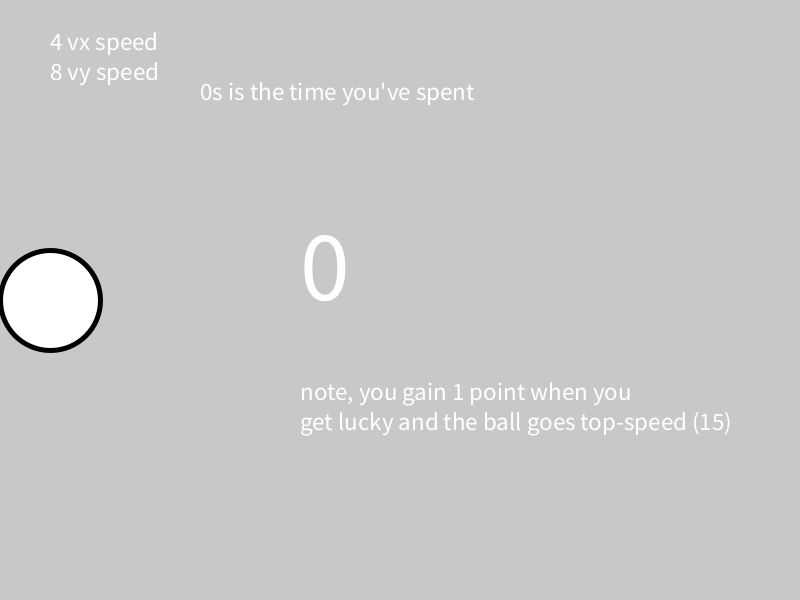
Frame 1 (no input)
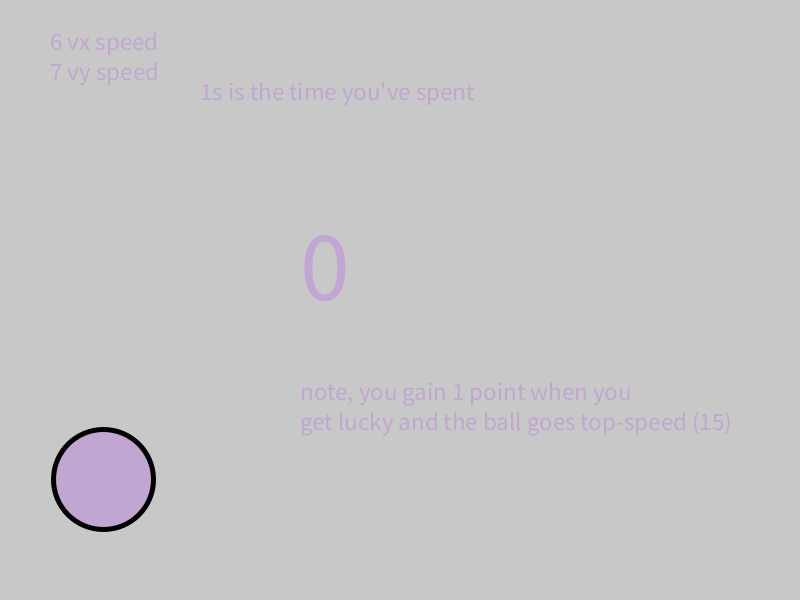
Frame 60 (the mouse pressed at the canvas centre just before this capture)
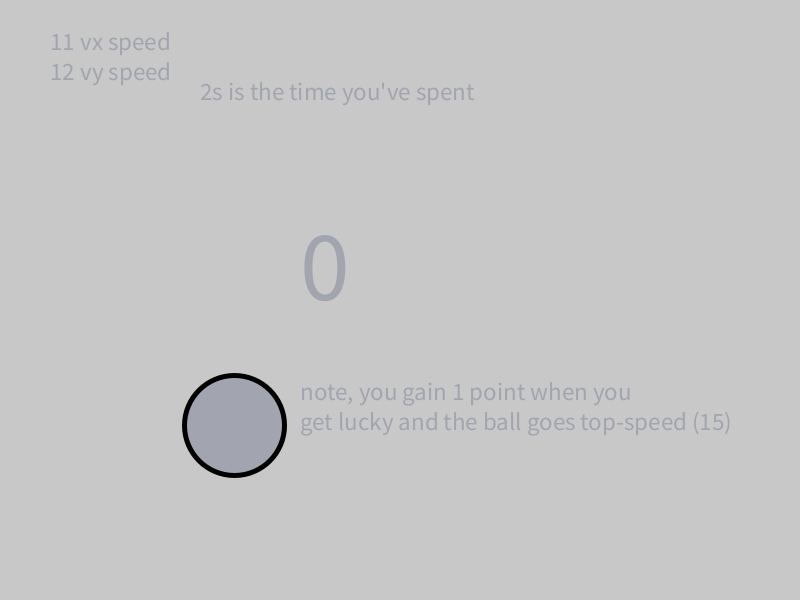
Frame 120 (the mouse held since frame 60 and released just before this capture)

The Processing sketch that drew these frames (run headless with seeded random() and noise(); from frame 60 on, the mouse is pressed at the canvas centre):

// Processing sketch: LuckTestGameV2
// ── LuckTestGameV2.pde
//Cheng Cheng
//Programming 11 2-1
//Feb 20
int x, vx, score;
int y, vy,timeCount;
void setup() {
  size(800, 600);
  pixelDensity(1);
  x = 50;
  y = 300;
  vx=4;
  vy=8;
  strokeWeight(5);
}
void draw() {
  background(200);
  
  
  if (timeCount/60>=60){
  vx=0;
  vy=0;
  textAlign(CENTER,CENTER);
  text("In one minute you got " + score + " points",400,300);
  
  }
  else{
  timeCount++;
  
   textSize(100);
  text(score, 300, 300);
  textSize(25);
  text("note, you gain 1 point when you", 300, 400);
  text("get lucky and the ball goes top-speed (15)", 300, 430);
  text(abs(vx)+" vx speed", 50, 50);
  text(abs(vy)+" vy speed", 50, 80);
  text(timeCount/60 + "s is the time you've spent",200,100);
  ellipse(x, y, 100, 100);
  x+=vx;
  y+=vy;
  if (x >= 750 || y>=550) {
    vx=-int(random(1, 15));
    vy=-int(random(1, 15));
     fill(int(random(1, 255)), int(random(1, 255)), int(random(1, 255)), int(random(1,125)));
  }
  if (x<=50 || y<=50) {
    vx=int(random(1, 16));
    vy=int(random(1, 16));
     fill(int(random(1, 255)), int(random(1, 255)), int(random(1, 255)), int(random(1,125)));
  }
  if (vx==15 || vy==15) {
    score+=1;
    vx=int(random(1, 16));
    vy=int(random(1, 16));
  }
  if (y>700)
    y=50;

  if (x<-100)
    x=50;
  }
 
  
}
